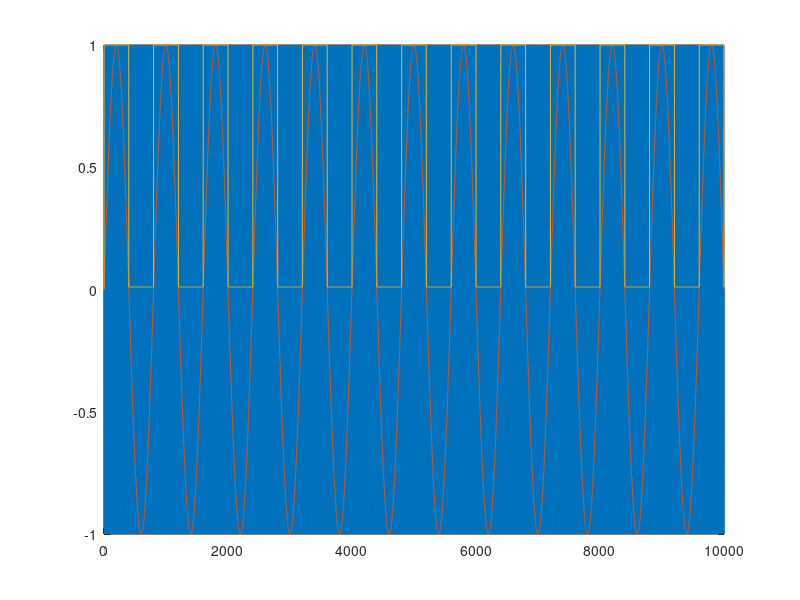
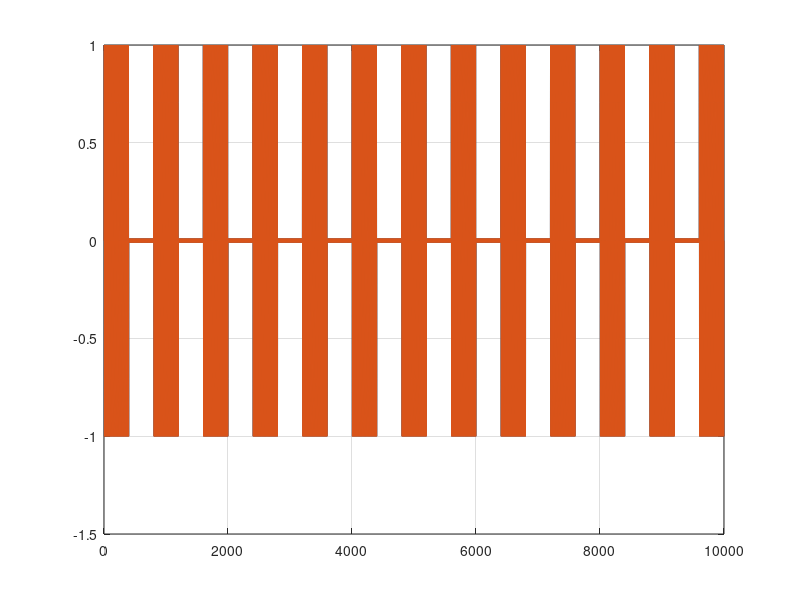

Recreate these plots in MATLAB, in order.
x = sin(2*pi*(0:10000)*1e6/8e6);
y = (sin(2*pi*(0:10000)*10e3/8e6));
z = sign(y);
z(z<0) = 0.01;

xin = x.*z;
xout = filter([1 -1], [1 -(2^11-1)/2^11], xin);

figure(1); 
idx = 0:10000;
plot(idx, x, idx, y, idx, z); grid on;

figure(2); 
plot(idx, xin, idx, xout);
grid on;

